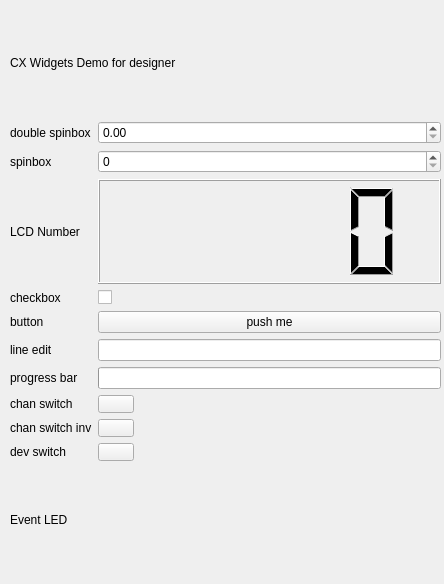
<?xml version="1.0" encoding="UTF-8"?>
<ui version="4.0">
 <class>Form</class>
 <widget class="QWidget" name="Form">
  <property name="geometry">
   <rect>
    <x>0</x>
    <y>0</y>
    <width>444</width>
    <height>584</height>
   </rect>
  </property>
  <property name="windowTitle">
   <string>Form</string>
  </property>
  <widget class="QWidget" name="gridLayoutWidget">
   <property name="geometry">
    <rect>
     <x>10</x>
     <y>10</y>
     <width>431</width>
     <height>562</height>
    </rect>
   </property>
   <layout class="QGridLayout" name="gridLayout">
    <item row="10" column="1">
     <widget class="CXDevSwitch" name="cxdevswitch">
      <property name="maximumSize">
       <size>
        <width>36</width>
        <height>18</height>
       </size>
      </property>
      <property name="devname" stdset="0">
       <string>cxhw:18.blm_1_1</string>
      </property>
     </widget>
    </item>
    <item row="8" column="1">
     <widget class="CXSwitch" name="cxswitch">
      <property name="maximumSize">
       <size>
        <width>36</width>
        <height>18</height>
       </size>
      </property>
      <property name="cname" stdset="0">
       <string>canhw:19.ic.syn.xfer.test3.mask</string>
      </property>
     </widget>
    </item>
    <item row="3" column="0">
     <widget class="QLabel" name="label_4">
      <property name="text">
       <string>LCD Number</string>
      </property>
     </widget>
    </item>
    <item row="3" column="1">
     <widget class="CXLCDNumber" name="cxlcdnumber">
      <property name="cname">
       <string>canhw:11.bend.dcct1</string>
      </property>
     </widget>
    </item>
    <item row="1" column="0">
     <widget class="QLabel" name="label_2">
      <property name="text">
       <string>double spinbox</string>
      </property>
     </widget>
    </item>
    <item row="0" column="0" colspan="2">
     <widget class="QLabel" name="label">
      <property name="text">
       <string>CX Widgets Demo for designer </string>
      </property>
     </widget>
    </item>
    <item row="5" column="1">
     <widget class="CXPushButton" name="cxpushbutton">
      <property name="text">
       <string>push me</string>
      </property>
     </widget>
    </item>
    <item row="6" column="0">
     <widget class="QLabel" name="label_7">
      <property name="text">
       <string>line edit</string>
      </property>
     </widget>
    </item>
    <item row="2" column="0">
     <widget class="QLabel" name="label_3">
      <property name="text">
       <string>spinbox</string>
      </property>
     </widget>
    </item>
    <item row="4" column="1">
     <widget class="CXCheckBox" name="cxcheckbox">
      <property name="cname" stdset="0">
       <string>canhw:19.ic.syn.xfer.test3.mask</string>
      </property>
     </widget>
    </item>
    <item row="7" column="1">
     <widget class="CXProgressBar" name="cxprogressbar">
      <property name="cname" stdset="0">
       <string>cxhw:0.k500.mode_progress</string>
      </property>
     </widget>
    </item>
    <item row="10" column="0">
     <widget class="QLabel" name="label_10">
      <property name="text">
       <string>dev switch</string>
      </property>
     </widget>
    </item>
    <item row="1" column="1">
     <widget class="CXDoubleSpinBox" name="cxdoublespinbox">
      <property name="cname">
       <string>canhw:11.bend.dcct1</string>
      </property>
     </widget>
    </item>
    <item row="2" column="1">
     <widget class="CXSpinBox" name="cxspinbox">
      <property name="cname" stdset="0">
       <string>canhw:11.bend.dcct1</string>
      </property>
     </widget>
    </item>
    <item row="4" column="0">
     <widget class="QLabel" name="label_5">
      <property name="text">
       <string>checkbox</string>
      </property>
     </widget>
    </item>
    <item row="5" column="0">
     <widget class="QLabel" name="label_6">
      <property name="text">
       <string>button</string>
      </property>
     </widget>
    </item>
    <item row="8" column="0">
     <widget class="QLabel" name="label_9">
      <property name="text">
       <string>chan switch</string>
      </property>
     </widget>
    </item>
    <item row="7" column="0">
     <widget class="QLabel" name="label_8">
      <property name="text">
       <string>progress bar</string>
      </property>
     </widget>
    </item>
    <item row="11" column="0">
     <widget class="QLabel" name="label_11">
      <property name="text">
       <string>Event LED</string>
      </property>
     </widget>
    </item>
    <item row="9" column="0">
     <widget class="QLabel" name="label_12">
      <property name="text">
       <string>chan switch inv</string>
      </property>
     </widget>
    </item>
    <item row="9" column="1">
     <widget class="CXSwitch" name="cxswitch_2">
      <property name="maximumSize">
       <size>
        <width>36</width>
        <height>18</height>
       </size>
      </property>
      <property name="invert">
       <bool>true</bool>
      </property>
      <property name="cname" stdset="0">
       <string>canhw:19.ic.syn.xfer.test3.mask</string>
      </property>
     </widget>
    </item>
    <item row="11" column="1">
     <widget class="CXEventLed" name="cxeventled">
      <property name="color">
       <color>
        <red>255</red>
        <green>0</green>
        <blue>255</blue>
       </color>
      </property>
      <property name="cname" stdset="0">
       <string>cxhw:0.ddm.extracted</string>
      </property>
     </widget>
    </item>
    <item row="6" column="1">
     <widget class="CXLineEdit" name="cxlineedit">
      <property name="cname" stdset="0">
       <string>cxhw:0.ddm.state</string>
      </property>
     </widget>
    </item>
   </layout>
  </widget>
 </widget>
 <customwidgets>
  <customwidget>
   <class>CXDoubleSpinBox</class>
   <extends>FDoubleSpinBox</extends>
   <header>fwidgets</header>
  </customwidget>
  <customwidget>
   <class>CXSpinBox</class>
   <extends>FSpinBox</extends>
   <header>fwidgets</header>
  </customwidget>
  <customwidget>
   <class>CXLCDNumber</class>
   <extends>QLCDNumber</extends>
   <header>fwidgets</header>
  </customwidget>
  <customwidget>
   <class>CXCheckBox</class>
   <extends>FCheckBox</extends>
   <header>fwidgets</header>
  </customwidget>
  <customwidget>
   <class>CXPushButton</class>
   <extends>QPushButton</extends>
   <header>fwidgets</header>
  </customwidget>
  <customwidget>
   <class>CXLineEdit</class>
   <extends>QLineEdit</extends>
   <header>fwidgets</header>
  </customwidget>
  <customwidget>
   <class>CXProgressBar</class>
   <extends>QProgressBar</extends>
   <header>fwidgets</header>
  </customwidget>
  <customwidget>
   <class>CXSwitch</class>
   <extends>QPushButton</extends>
   <header>fwidgets</header>
  </customwidget>
  <customwidget>
   <class>CXDevSwitch</class>
   <extends>QPushButton</extends>
   <header>fwidgets</header>
  </customwidget>
  <customwidget>
   <class>CXEventLed</class>
   <extends>LedWidget</extends>
   <header>fwidgets</header>
  </customwidget>
  <customwidget>
   <class>FDoubleSpinBox</class>
   <extends>QDoubleSpinBox</extends>
   <header>fwidgets</header>
  </customwidget>
  <customwidget>
   <class>FCheckBox</class>
   <extends>QCheckBox</extends>
   <header>fwidgets</header>
  </customwidget>
  <customwidget>
   <class>FSpinBox</class>
   <extends>QSpinBox</extends>
   <header>fwidgets</header>
  </customwidget>
  <customwidget>
   <class>LedWidget</class>
   <extends>QWidget</extends>
   <header>fwidgets</header>
  </customwidget>
 </customwidgets>
 <resources/>
 <connections/>
</ui>
